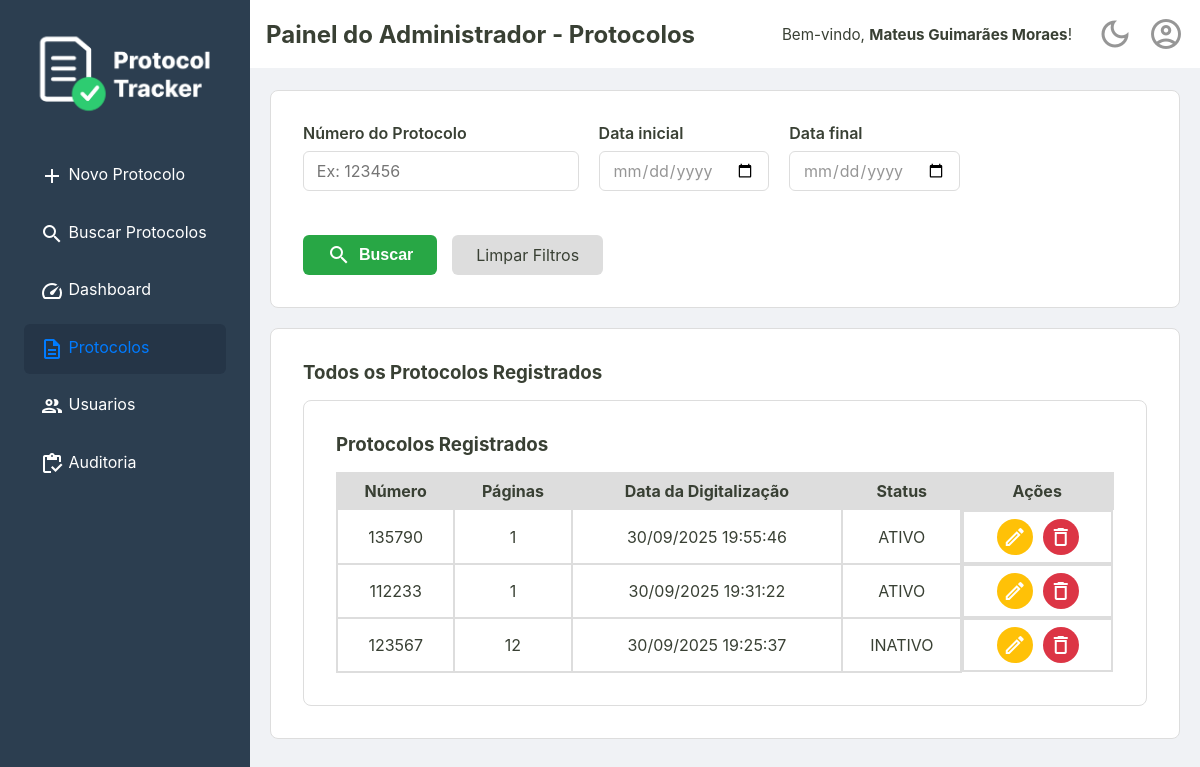
The app's page /admin/protocolos (signed in) with its own data.
### tables this page shows
CREATE TABLE usuarios (
    id INTEGER PRIMARY KEY,
    nome TEXT NOT NULL,
    email TEXT NOT NULL UNIQUE,
    cpf TEXT NOT NULL UNIQUE,
    senha TEXT NOT NULL,
    permissao TEXT NOT NULL DEFAULT 'operador',
    criado_em TEXT NOT NULL,
    ativo INTEGER NOT NULL DEFAULT 1
  );

CREATE TABLE protocolos (
    id TEXT PRIMARY KEY,
    id_usuario INTEGER NOT NULL,
    numero TEXT NOT NULL UNIQUE,
    quantidade_paginas INTEGER NOT NULL,
    observacoes TEXT,
    criado_em TEXT NOT NULL,
    alterado_em TEXT,
    deletado_em TEXT,
    FOREIGN KEY (id_usuario) REFERENCES usuarios (id)
  );

### src/Controller/AdminController.php (called while the page is built, shortened)
<?php
class AdminController {
    private ?Usuario $usuarioLogado = null;
    private bool $isAdmin = false;
    public function __construct(
        private UsuarioRepository $usuarioRepositorio,
        private UsuarioService $usuarioService,
        private ProtocoloRepositorySql $protocoloRepositorio
    ) {
        $idUsuario = $_SESSION['usuario_logado_id'] ?? null;
        if ($idUsuario) {
            $this->usuarioLogado = $this->usuarioRepositorio->buscaPorId($idUsuario);
        }
        if ($this->usuarioLogado && $this->usuarioLogado->permissao() === 'administrador') {
            $this->isAdmin = true;
        }
    }
    public function exibirPainelAdmin()
    {
        try {
            $listaDeProtocolos = $this->protocoloRepositorio->all();
            $tituloDaPagina = "Painel do Administrador - Protocolos";
            $usuarioLogado = $this->usuarioLogado;
            require __DIR__ . '/../../templates/admin/protocolos.php';
        } catch (Exception $e) {
            $erro = $e->getMessage();
            $usuarioLogado = $this->usuarioLogado;
            $isAdmin = $this->isAdmin;
            require __DIR__ . '/../../templates/home.php';
        }
    }
}

### src/Repository/UsuarioRepository.php (called while the page is built, shortened)
<?php
final class UsuarioRepository
{
    private PDO $connection;
    public function __construct(PDO $connection)
    {
        $this->connection = $connection;
    }
    public function buscaPorId(int $id): ?Usuario
    {
        $sqlQuery = "SELECT * FROM usuarios WHERE id = :id;";
        $stmt = $this->connection->prepare($sqlQuery);
        $stmt->bindValue(':id', $id);
        $stmt->execute();
        $dadosUsuario = $stmt->fetch();
        return Usuario::fromArray($dadosUsuario);
    }
}

### src/Model/Usuario.php (called while the page is built, shortened)
<?php
class Usuario {
    public function nome(): string
    {
        return $this->nome;
    }
    public static function fromArray(array $dados): self
    {
        try {
            $data = new DateTimeImmutable($dados['criado_em']);
        } catch (Exception $e) {
            throw new Exception("Falha ao criar data a partir do valor: " . ($dados['criado_em'] ?? 'N/A'));
        }
        return new self(
            $dados['id'],
            $dados['nome'],
            $dados['email'],
            $dados['cpf'],
            $dados['senha'],
            $dados['permissao'],
            $data,
            (bool) $dados['ativo']
        );
    }
}

### src/Controller/UsuarioController.php (called while the page is built, shortened)
<?php
class UsuarioController
{
    public function __construct(
        private UsuarioRepository $repositorio,
        private UsuarioService $usuarioService,
        private LoginService $loginService,
    ) {
        $id_usuario = $_SESSION['usuario_logado_id'] ?? null;
        if ($id_usuario) {
            $this->usuarioLogado = $this->repositorio->buscaPorId($id_usuario);
        }
    }
}

### src/Repository/ProtocoloRepositorySql.php (called while the page is built, shortened)
<?php
final class ProtocoloRepositorySql implements ProtocoloRepositoryInterface
{
    private PDO $connection;
    public function __construct(PDO $connection)
    {
        $this->connection = $connection;
    }
    public function all(): array
    {
        $sqlQuery = "SELECT * FROM protocolos ORDER BY criado_em DESC;";
        $stmt = $this->connection->query($sqlQuery);
        $listaDeProtocolos = $this->hidrataListaDeProtocolos($stmt);
        return $listaDeProtocolos;
    }
    private function hidrataListaDeProtocolos(PDOStatement $stmt): array
    {
        $listaDeProtocolos = [];
        while($protocoloDados = $stmt->fetch()){
            $listaDeProtocolos[] = Protocolo::fromArray($protocoloDados);
        }
        return $listaDeProtocolos;
    }
}

### src/Model/Protocolo.php (called while the page is built, shortened)
<?php
class Protocolo {
    public function id(): string {
        return $this->id;
    }
    public function numero(): string {
        return $this->numero;
    }
    public function paginas(): int {
        return $this->quantidade_paginas;
    }
    public function data(): DateTimeImmutable {
        return $this->criado_em;
    }
    public function deletadoEm(): ?DateTimeImmutable {
        return $this->deletado_em;
    }
    public static function fromArray(array $dados): self
    {
        try {
            $criado_em = new DateTimeImmutable($dados['criado_em']);
            $alterado_em = isset($dados['alterado_em']) ? new DateTimeImmutable($dados['alterado_em']) : null;
            $deletado_em = isset($dados['deletado_em']) ? new DateTimeImmutable($dados['deletado_em']) : null;
        } catch (Exception $e) {
            throw new Exception("Falha ao criar data");
        }
        return new self(
            $dados['id'],
            $dados['id_usuario'],
            $dados['numero'],
            $dados['quantidade_paginas'],
            $criado_em,
            $dados['observacoes'] ?? null,
            $alterado_em,
            $deletado_em
        );
    }
}

### templates/admin/_listaProtocolos.php (the view, shortened to what this page needs)
<section class="listagem-container">
    <h3>Protocolos Registrados</h3>
    <table id="tabela-protocolos" class="protocolos-table">
        <thead>
            <tr>
                <th>Número</th>
                <th>Páginas</th>
                <th>Data da Digitalização</th>
                <th>Status</th>
                <th class="acoes-header">Ações</th>
            </tr>
        </thead>
        <tbody>
            <?php foreach ($listaDeProtocolos as $protocolo): ?>
                <tr>
                    <td><?= htmlspecialchars($protocolo->numero()) ?></td>
                    <td><?= htmlspecialchars($protocolo->paginas()) ?></td>
                    <td><?= $protocolo->data()->format('d/m/Y H:i:s') ?></td>
                    <td>
                        <?= $protocolo->deletadoEm() !== null ? 'INATIVO' : 'ATIVO'; ?>
                    </td>
                    <td class="acoes-cell">
                        <a href="/editar?id=<?= htmlspecialchars($protocolo->id()) ?>" class="btn-acao btn-editar" title="Editar">
                            <span class="material-icons-outlined">edit</span>
                        </a>
                        <form action="/excluir" method="post" onsubmit="return confirm('Tem certeza que deseja excluir este protocolo?');">
                            <button type="submit" class="btn-acao btn-excluir" title="Excluir">
                                <span class="material-icons-outlined">delete</span>
                            </button>
                        </form>
                    </td>
                </tr>
            <?php endforeach; ?>
        </tbody>
    </table>
</section>

### templates/_partials/_content-header.php (shortened to what this page needs)
<div class="content-header">
    <div class="header-title">
        <h2><?= isset($tituloDaPagina) ? htmlspecialchars($tituloDaPagina) : 'Página sem Título' ?></h2>
    </div>
    <div class="header-actions">
        <?php if (isset($usuarioLogado) && $usuarioLogado): ?>
            <div class="welcome-message">
                <span>Bem-vindo, <strong><?= htmlspecialchars($usuarioLogado->nome()) ?></strong>!</span>
            </div>
        <?php endif; ?>
        <a href="#" id="theme-toggle" class="action-icon" title="Mudar Tema">
            <span class="material-icons-outlined">dark_mode</span>
        </a>
        <div class="dropdown">
            <a href="#" id="user-menu-toggle" class="action-icon" title="Perfil do Usuário">
                <span class="material-icons-outlined">account_circle</span>
            </a>
        </div>
    </div>
</div>

### public/assets/css/style.css (style rules this page uses)
:root { --cor-fundo-sidebar: #2c3e50; --cor-fundo-sidebar-hover: #33465c; --cor-fontes-sidebar: #ffffff; --cor-fundo-header: #ffffff; --cor-bordas: #ddd; --cor-fundo-body: #f0f2f5; --cor-fontes-body: #394034; --cor-fundo-sidebar-active: #253547; --cor-fontes-sidebar-active: #007bff; --cor-bordas-focus: #80bdff; --cor-fontes-main-button: #ffffff; --cor-main-button: #28a745; --cor-fontes-cards: #696969; --cor-icones-header: #969696; --cor-icones-header-hover: #007bff; --cor-primaria-erro: #ff2c2c; }
* { margin: 0; padding: 0; box-sizing: border-box; }
body { font-family: -apple-system, BlinkMacSystemFont, 'Segoe UI', Roboto, 'Helvetica Neue', Arial, sans-serif; background-color: var(--cor-fundo-body); color: var(--cor-fontes-body); display: flex; flex-direction: column; min-height: 100vh; }
a { text-decoration: none; }
.content-header { width: 100%; margin: 0 auto 1.4rem auto; display: flex; justify-content: space-between; align-items: center; background-color: var(--cor-fundo-header); padding: 1rem; }
.header-actions { display: flex; align-items: center; gap: 15px; }
.action-icon { color: var(--cor-icones-header); transition: color 0.2s; display: flex; align-items: center; }
.action-icon .material-icons-outlined { font-size: 36px; }
.busca-form-container, .listagem-container { width: 100%; max-width: 1400px; border: 1px solid var(--cor-bordas); margin: 0 auto; background-color: var(--cor-fundo-header); padding: 2rem; border-radius: 8px; }
.listagem-container h3 { margin-bottom: 1rem; }
.protocolos-table { width: 100%; border-collapse: collapse; border-spacing: 0; }
.protocolos-table th, .protocolos-table td { padding: 7px; border: 2px solid var(--cor-bordas); text-align: center; vertical-align: middle; }
.protocolos-table thead { background-color: var(--cor-bordas); }
.acoes-header { text-align: center; }
.acoes-cell { display: flex; justify-content: center; align-items: center; gap: 10px; }
.btn-acao { display: inline-flex; padding: 6px; border: none; border-radius: 50%; cursor: pointer; transition: background-color 0.2s; color: #fff; }
.btn-editar { background-color: #ffc107; }
.btn-excluir { background-color: #dc3545; }
.material-icons-outlined { vertical-align: middle; }
.dropdown { position: relative; display: inline-block; }
.header-actions .welcome-message { color: var(--cor-fontes-body); font-size: 0.95rem; margin-right: 10px; white-space: nowrap; }

### records on screen
usuarios: nome "Mateus Guimarães Moraes"
protocolos: numero "135790", quantidade_paginas "1", format "30/09/2025 19:55:46", shows "ATIVO"
protocolos: numero "112233", quantidade_paginas "1", format "30/09/2025 19:31:22", shows "ATIVO"
protocolos: numero "123567", quantidade_paginas "12", format "30/09/2025 19:25:37", shows "INATIVO"

### other values on screen
$tituloDaPagina "Painel do Administrador - Protocolos"
